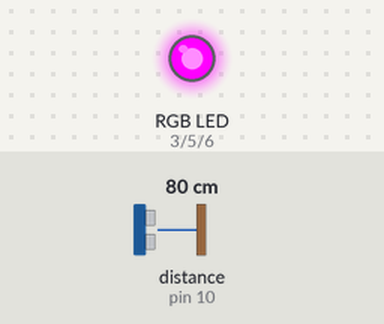
This sketch was run on a simulated Arduino Uno, built with avr-gcc and run on an emulated ATmega328P. Parts: an RGB LED mixed from three pins (HIGH = lit). Wiring (inferred from the names in the program): ultrasonic range finder: trigger pin 9; echo pin 10. Inputs (shaded band) come from the test bench; at power-on: distance to the obstacle (sensor on pin 10) 80 cm. The echo pulse lasts 58.3 µs per cm; pins used as bus, display or sensor lines are not drawn; what the sketch prints to the serial monitor is not drawn.

Above: at 1.2 s.
1.3 s: distance to the obstacle (sensor on pin 10) set to 34 cm
2.8 s: distance to the obstacle (sensor on pin 10) set to 28 cm
At 4.0 s:
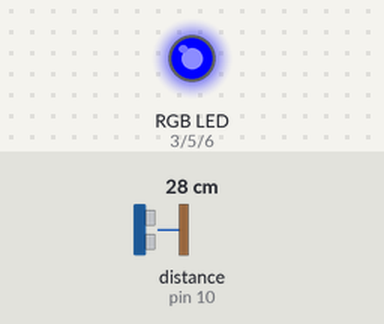
4.3 s: distance to the obstacle (sensor on pin 10) set to 12 cm
5.8 s: distance to the obstacle (sensor on pin 10) set to 9 cm
At 6.4 s:
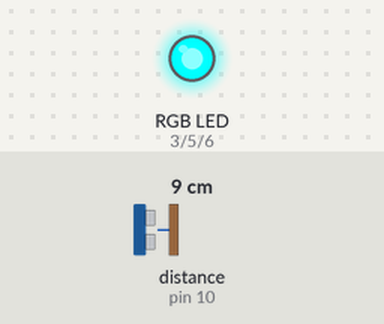
7.3 s: distance to the obstacle (sensor on pin 10) set to 18 cm
At 8.3 s:
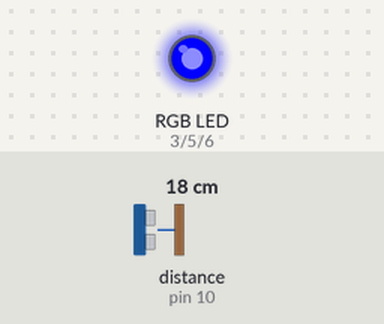
8.8 s: distance to the obstacle (sensor on pin 10) set to 2 cm
At 9.4 s:
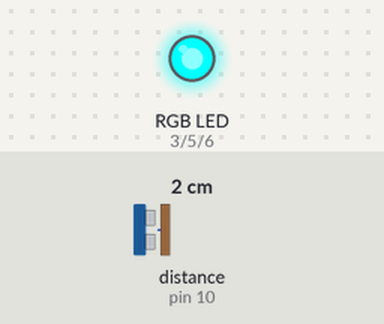
Timing chart, 0 to 11.3 s (numbered marks = the images above; inputs shaded):
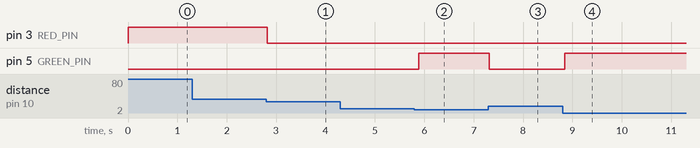

Measured:
- the behaviour switches between 31 and 30 cm on distance to the obstacle (sensor on pin 10) (found by bisection; images 0 and 1)
- the behaviour switches between 11 and 10 cm on distance to the obstacle (sensor on pin 10) (found by bisection; images 1 and 2)
- after the input at 1.3 s, every drawn part: stays the same
- after the input at 2.8 s, pin 3 (RED_PIN): HIGH → LOW at once
- after the input at 4.3 s, every drawn part: stays the same
- after the input at 5.8 s, pin 5 (GREEN_PIN): LOW → HIGH after 0.09 s
- after the input at 7.3 s, pin 5 (GREEN_PIN): HIGH → LOW at once
- after the input at 8.8 s, pin 5 (GREEN_PIN): LOW → HIGH at once

The sketch:

main.ino
```cpp
// Project: Ultrasonic Distance RGB Indicator
// Board: Arduino UNO R4 Minima
// Author: Aryan (ARYAN BUILDS)
// Description: Changes RGB LED color based on object distance (Green/Yellow/Red)

// ─── PIN DEFINITIONS ───────────────────────────────────────────────
#define TRIG_PIN   9    // HC-SR04 Trigger pin → sends the sound pulse
#define ECHO_PIN   10   // HC-SR04 Echo pin → receives the returning pulse

#define RED_PIN    3    // RGB LED Red channel (PWM pin ~3)
#define GREEN_PIN  5    // RGB LED Green channel (PWM pin ~5)
#define BLUE_PIN   6    // RGB LED Blue channel (PWM pin ~6)

// ─── DISTANCE THRESHOLDS (in centimeters) ──────────────────────────
#define CLOSE_DISTANCE  10   // Below this = RED (danger zone)
#define MID_DISTANCE    30   // Below this = YELLOW (caution zone)
                              // Above MID_DISTANCE = GREEN (safe zone)

// ─── SETUP ─────────────────────────────────────────────────────────
void setup() {
  Serial.begin(115200);  // Always 115200 for R4 Minima — check your Serial Monitor!

  // HC-SR04 pin modes
  pinMode(TRIG_PIN, OUTPUT);  // TRIG sends out the pulse — it's an output
  pinMode(ECHO_PIN, INPUT);   // ECHO receives the bounce — it's an input

  // RGB LED pin modes
  pinMode(RED_PIN, OUTPUT);
  pinMode(GREEN_PIN, OUTPUT);
  pinMode(BLUE_PIN, OUTPUT);

  // Start with LED off (all HIGH because Common Anode logic is inverted)
  setColor(0, 0, 0);

  Serial.println("=== Ultrasonic RGB Distance Indicator ===");
  Serial.println("Ready! Bring your hand close to the sensor.");
}

// ─── MAIN LOOP ─────────────────────────────────────────────────────
void loop() {
  long distance = getDistance();  // Get distance in cm

  // Print to Serial Monitor so you can watch live values
  Serial.print("Distance: ");
  Serial.print(distance);
  Serial.print(" cm  →  ");

  // Decide which color to show based on distance
  if (distance < CLOSE_DISTANCE) {
    // Object is CLOSE → RED
    setColor(255, 0, 0);
    Serial.println("🔴 RED - TOO CLOSE!");

  } else if (distance < MID_DISTANCE) {
    // Object is at MID range → YELLOW (Red + Green mixed = Yellow)
    setColor(255, 255, 0);
    Serial.println("🟡 YELLOW - Getting closer...");

  } else {
    // Object is FAR → GREEN
    setColor(0, 255, 0);
    Serial.println("🟢 GREEN - All clear!");
  }

  delay(100);  // Small pause to avoid flooding the Serial Monitor
}

// ─── FUNCTION: Get Distance from HC-SR04 ───────────────────────────
long getDistance() {
  // Step 1: Make sure TRIG is LOW first (clean state)
  digitalWrite(TRIG_PIN, LOW);
  delayMicroseconds(2);  // Wait 2 microseconds

  // Step 2: Send a 10-microsecond HIGH pulse on TRIG
  // This tells the sensor to fire a sound burst
  digitalWrite(TRIG_PIN, HIGH);
  delayMicroseconds(10);
  digitalWrite(TRIG_PIN, LOW);

  // Step 3: Measure how long ECHO stays HIGH (in microseconds)
  // pulseIn() waits for the pin to go HIGH, then times how long it stays HIGH
  long duration = pulseIn(ECHO_PIN, HIGH);

  // Step 4: Convert time to distance
  // Sound travels at ~343 m/s = 0.0343 cm/microsecond
  // The pulse travels TO the object and BACK, so divide by 2
  // distance = (duration × 0.0343) / 2  →  simplified: duration / 58
  long distance = duration / 58;

  return distance;
}

// ─── FUNCTION: Set RGB LED Color ───────────────────────────────────
// r, g, b values: 0 = OFF, 255 = FULL BRIGHTNESS
// BUT because your LED is Common Anode, we INVERT the values before writing
// 255 - 255 = 0  → analogWrite(pin, 0)   = full brightness (pin pulled LOW)
// 255 - 0   = 255 → analogWrite(pin, 255) = fully off     (pin pulled HIGH)
void setColor(int r, int g, int b) {
  analogWrite(RED_PIN,   255 - r);  // Invert because Common Anode
  analogWrite(GREEN_PIN, 255 - g);  // Invert because Common Anode
  analogWrite(BLUE_PIN,  255 - b);  // Invert because Common Anode
}
```
